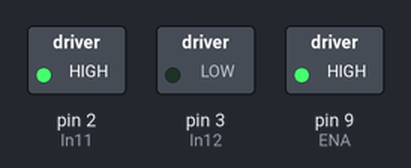
A sketch run on a simulated Arduino Uno, built with avr-gcc and run on an emulated ATmega328P. Shown: switched loads named in the sketch (green lamp = pin HIGH).

Above: at 5.0 s.
At 15.0 s:
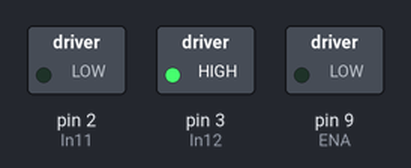
Timing chart, 0 to 26.0 s (numbered marks = the images above):
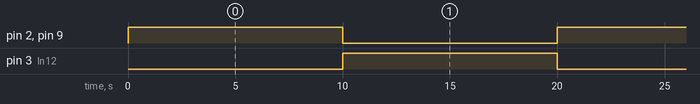

Measured:
- by itself, pin 2 (In11), pin 3 (In12), pin 9 (ENA): alternates HIGH for 10.0 s and LOW for 10.0 s

The sketch:

Motor-Driver.ino
```cpp
#include<Arduino.h>

#define ENA 9
#define In11 2
#define In12 3

void setup(){

  pinMode(ENA, OUTPUT);
  pinMode(In11, OUTPUT);
  pinMode(In12, OUTPUT);

  Serial.begin(9600);
}

void loop(){

  analogWrite(ENA, 255);
  digitalWrite(In11, HIGH);
  digitalWrite(In12, LOW);

  delay(10000);

  analogWrite(ENA, 0);
  digitalWrite(In11, LOW);
  digitalWrite(In12, HIGH);

  delay(10000);
}
```
